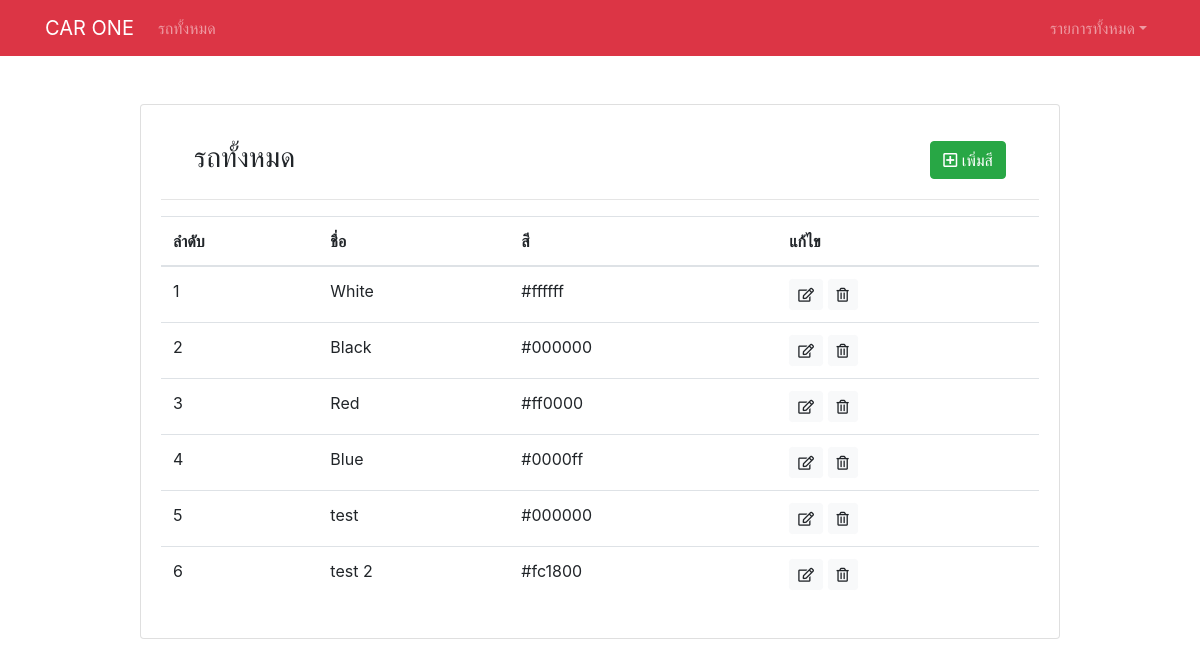
Screenshot of /color_list.php with the database file from the repository.
### tables this page shows
CREATE TABLE `colors` (
  `color_id` int(10) NOT NULL,
  `color_name` varchar(50) NOT NULL,
  `color_color` varchar(50) NOT NULL,
  `color_date` timestamp NOT NULL DEFAULT CURRENT_TIMESTAMP ON UPDATE CURRENT_TIMESTAMP
);

### connect.php (called while the page is built)
<?php
$servername = "localhost";
$username = "s6014421008";
$password = "webit60";
$db_name = "s6014421008";
$conn = mysqli_connect($servername, $username, $password, $db_name);
if (!$conn) {
    die("Connection failed: " . mysqli_connect_error());
}else{
    $count = 1;
}
?>

### color_list.php (the view)
<?php include 'header.php'; ?>
<div class="row">
    <div class="col-lg-10 m-auto">
        <div class="card">
            <div class="card-body">
                <div class="row mt-3">
                    <div class="mr-auto pl-5">
                        <h3>รถทั้งหมด</h3>
                    </div>
                    <div class="ml-auto pr-5">
                        <a href="color_add.php" class="btn btn-success"><i class="far fa-plus-square"></i> เพิ่มสี</a>
                    </div>
                </div>
                <hr>
                <?php
                include 'connect.php';
                $color_list = mysqli_query($conn, "SELECT * FROM colors");
                ?>
                <table class="table table-hover">
                    <thead>
                        <tr>
                            <th>ลำดับ</th>
                            <th>ชื่อ</th>
                            <th>สี</th>
                            <th>แก้ไข</th>
                        </tr>
                    </thead>
                    <tbody>
                    <?php
                        if(mysqli_num_rows($color_list) > 0){
                            while($colors = mysqli_fetch_assoc($color_list)){
                    ?>
                        <tr>
                            <td><?=$count++?></td>
                            <td><?=$colors['color_name']?></td>
                            <td><?=$colors['color_color']?></td>
                            <td>
                                <a href="color_edit.php?id=<?=$colors['color_id']?>" class="btn btn-sm btn-light"><i class="far fa-edit"></i></a>
                                <a href="color_delete.php?id=<?=$colors['color_id']?>" class="btn btn-sm btn-light"><i class="far fa-trash-alt"></i></a>
                            </td>
                        </tr>
                    <?php
                            }
                        }else{
                    ?>
                        <tr>
                            <td colspan="4" class="text-center pt-4"><h3>ไม่มีข้อมูล</h3></td>
                        </tr>
                    <?php
                        }
                    ?>
                    </tbody>
                </table>
            </div>
        </div>
    </div>
</div>
<?php include 'footer.php'; ?>

### rows the page displays
colors: color_name "White", color_color "#ffffff"
colors: color_name "Black", color_color "#000000"
colors: color_name "Red", color_color "#ff0000"
colors: color_name "Blue", color_color "#0000ff"
colors: color_name "test", color_color "#000000"
colors: color_name "test 2", color_color "#fc1800"
